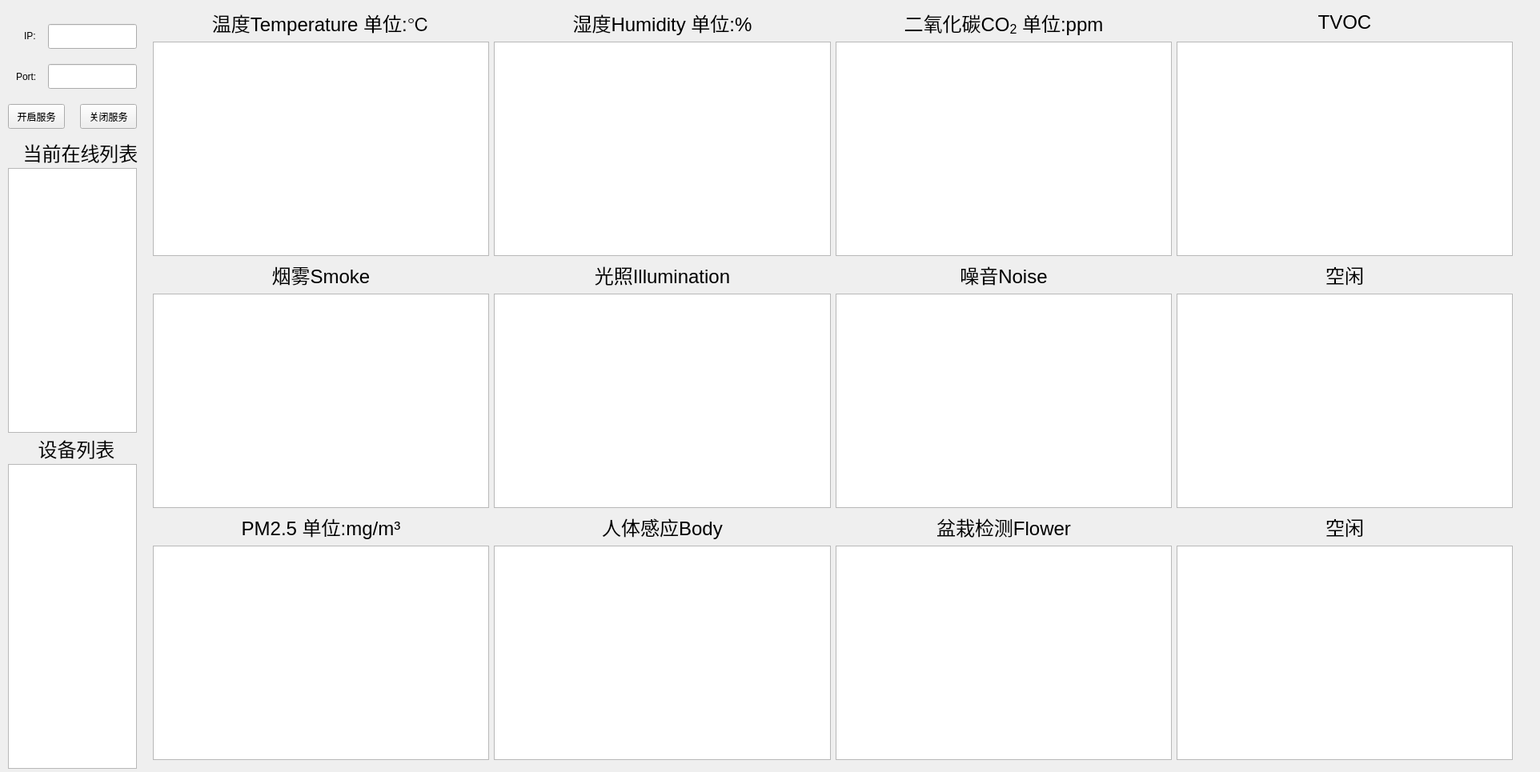
<?xml version="1.0" encoding="UTF-8"?>
<ui version="4.0">
 <class>MainWindow</class>
 <widget class="QMainWindow" name="MainWindow">
  <property name="geometry">
   <rect>
    <x>0</x>
    <y>0</y>
    <width>1924</width>
    <height>965</height>
   </rect>
  </property>
  <property name="windowTitle">
   <string>MainWindow</string>
  </property>
  <widget class="QWidget" name="centralWidget">
   <widget class="QLineEdit" name="ld_ip">
    <property name="geometry">
     <rect>
      <x>60</x>
      <y>30</y>
      <width>111</width>
      <height>31</height>
     </rect>
    </property>
   </widget>
   <widget class="QLabel" name="label">
    <property name="geometry">
     <rect>
      <x>30</x>
      <y>30</y>
      <width>31</width>
      <height>31</height>
     </rect>
    </property>
    <property name="text">
     <string>&lt;html&gt;&lt;head/&gt;&lt;body&gt;&lt;p&gt;IP:&lt;/p&gt;&lt;/body&gt;&lt;/html&gt;</string>
    </property>
   </widget>
   <widget class="QLabel" name="label_2">
    <property name="geometry">
     <rect>
      <x>20</x>
      <y>80</y>
      <width>41</width>
      <height>31</height>
     </rect>
    </property>
    <property name="text">
     <string>Port:</string>
    </property>
   </widget>
   <widget class="QLineEdit" name="ld_port">
    <property name="geometry">
     <rect>
      <x>60</x>
      <y>80</y>
      <width>111</width>
      <height>31</height>
     </rect>
    </property>
   </widget>
   <widget class="QPushButton" name="pbtn_start">
    <property name="geometry">
     <rect>
      <x>10</x>
      <y>130</y>
      <width>71</width>
      <height>31</height>
     </rect>
    </property>
    <property name="text">
     <string>开启服务</string>
    </property>
   </widget>
   <widget class="QPushButton" name="pbtn_stop">
    <property name="geometry">
     <rect>
      <x>100</x>
      <y>130</y>
      <width>71</width>
      <height>31</height>
     </rect>
    </property>
    <property name="text">
     <string>关闭服务</string>
    </property>
   </widget>
   <widget class="QTableWidget" name="tw_online">
    <property name="geometry">
     <rect>
      <x>10</x>
      <y>210</y>
      <width>161</width>
      <height>331</height>
     </rect>
    </property>
   </widget>
   <widget class="QTableWidget" name="tw_equipment">
    <property name="geometry">
     <rect>
      <x>10</x>
      <y>580</y>
      <width>161</width>
      <height>381</height>
     </rect>
    </property>
   </widget>
   <widget class="QLabel" name="label_3">
    <property name="geometry">
     <rect>
      <x>10</x>
      <y>170</y>
      <width>181</width>
      <height>41</height>
     </rect>
    </property>
    <property name="text">
     <string>&lt;html&gt;&lt;head/&gt;&lt;body&gt;&lt;p align=&quot;center&quot;&gt;&lt;span style=&quot; font-size:18pt;&quot;&gt;当前在线列表&lt;/span&gt;&lt;/p&gt;&lt;/body&gt;&lt;/html&gt;</string>
    </property>
   </widget>
   <widget class="QLabel" name="label_5">
    <property name="geometry">
     <rect>
      <x>10</x>
      <y>540</y>
      <width>171</width>
      <height>41</height>
     </rect>
    </property>
    <property name="text">
     <string>&lt;html&gt;&lt;head/&gt;&lt;body&gt;&lt;p align=&quot;center&quot;&gt;&lt;span style=&quot; font-size:18pt;&quot;&gt;设备列表&lt;/span&gt;&lt;/p&gt;&lt;/body&gt;&lt;/html&gt;</string>
    </property>
   </widget>
   <widget class="QWidget" name="layoutWidget">
    <property name="geometry">
     <rect>
      <x>180</x>
      <y>0</y>
      <width>1721</width>
      <height>961</height>
     </rect>
    </property>
    <layout class="QGridLayout" name="gridLayout">
     <item row="0" column="0">
      <widget class="QLabel" name="label_4">
       <property name="text">
        <string>&lt;html&gt;&lt;head/&gt;&lt;body&gt;&lt;p align=&quot;center&quot;&gt;&lt;span style=&quot; font-size:18pt;&quot;&gt;温度Temperature 单位:℃&lt;/span&gt;&lt;/p&gt;&lt;/body&gt;&lt;/html&gt;</string>
       </property>
      </widget>
     </item>
     <item row="0" column="1">
      <widget class="QLabel" name="label_6">
       <property name="text">
        <string>&lt;html&gt;&lt;head/&gt;&lt;body&gt;&lt;p align=&quot;center&quot;&gt;&lt;span style=&quot; font-size:18pt;&quot;&gt;湿度Humidity 单位:%&lt;/span&gt;&lt;/p&gt;&lt;/body&gt;&lt;/html&gt;</string>
       </property>
      </widget>
     </item>
     <item row="0" column="2">
      <widget class="QLabel" name="label_18">
       <property name="text">
        <string>&lt;html&gt;&lt;head/&gt;&lt;body&gt;&lt;p align=&quot;center&quot;&gt;&lt;span style=&quot; font-size:18pt;&quot;&gt;二氧化碳CO&lt;/span&gt;&lt;span style=&quot; font-size:18pt; vertical-align:sub;&quot;&gt;2&lt;/span&gt;&lt;span style=&quot; font-size:18pt;&quot;&gt; 单位:ppm&lt;/span&gt;&lt;/p&gt;&lt;/body&gt;&lt;/html&gt;</string>
       </property>
      </widget>
     </item>
     <item row="0" column="3">
      <widget class="QLabel" name="label_22">
       <property name="text">
        <string>&lt;html&gt;&lt;head/&gt;&lt;body&gt;&lt;p align=&quot;center&quot;&gt;&lt;span style=&quot; font-size:18pt;&quot;&gt;TVOC&lt;/span&gt;&lt;/p&gt;&lt;/body&gt;&lt;/html&gt;</string>
       </property>
      </widget>
     </item>
     <item row="1" column="0">
      <widget class="QTableWidget" name="tw_temperature"/>
     </item>
     <item row="1" column="1">
      <widget class="QTableWidget" name="tw_humidity"/>
     </item>
     <item row="1" column="2">
      <widget class="QTableWidget" name="tw_CO2"/>
     </item>
     <item row="1" column="3">
      <widget class="QTableWidget" name="tw_tvoc"/>
     </item>
     <item row="2" column="0">
      <widget class="QLabel" name="label_10">
       <property name="text">
        <string>&lt;html&gt;&lt;head/&gt;&lt;body&gt;&lt;p align=&quot;center&quot;&gt;&lt;span style=&quot; font-size:18pt;&quot;&gt;烟雾Smoke&lt;/span&gt;&lt;/p&gt;&lt;/body&gt;&lt;/html&gt;</string>
       </property>
      </widget>
     </item>
     <item row="2" column="1">
      <widget class="QLabel" name="label_7">
       <property name="text">
        <string>&lt;html&gt;&lt;head/&gt;&lt;body&gt;&lt;p align=&quot;center&quot;&gt;&lt;span style=&quot; font-size:18pt;&quot;&gt;光照Illumination&lt;/span&gt;&lt;/p&gt;&lt;/body&gt;&lt;/html&gt;</string>
       </property>
      </widget>
     </item>
     <item row="2" column="2">
      <widget class="QLabel" name="label_17">
       <property name="text">
        <string>&lt;html&gt;&lt;head/&gt;&lt;body&gt;&lt;p align=&quot;center&quot;&gt;&lt;span style=&quot; font-size:18pt;&quot;&gt;噪音Noise&lt;/span&gt;&lt;/p&gt;&lt;/body&gt;&lt;/html&gt;</string>
       </property>
      </widget>
     </item>
     <item row="2" column="3">
      <widget class="QLabel" name="label_20">
       <property name="text">
        <string>&lt;html&gt;&lt;head/&gt;&lt;body&gt;&lt;p align=&quot;center&quot;&gt;&lt;span style=&quot; font-size:18pt;&quot;&gt;空闲&lt;/span&gt;&lt;/p&gt;&lt;/body&gt;&lt;/html&gt;</string>
       </property>
      </widget>
     </item>
     <item row="3" column="0">
      <widget class="QTableWidget" name="tw_smoke"/>
     </item>
     <item row="3" column="1">
      <widget class="QTableWidget" name="tw_illumination"/>
     </item>
     <item row="3" column="2">
      <widget class="QTableWidget" name="tw_noise"/>
     </item>
     <item row="3" column="3">
      <widget class="QTableWidget" name="tw_free_2"/>
     </item>
     <item row="4" column="0">
      <widget class="QLabel" name="label_8">
       <property name="text">
        <string>&lt;html&gt;&lt;head/&gt;&lt;body&gt;&lt;p align=&quot;center&quot;&gt;&lt;span style=&quot; font-size:18pt;&quot;&gt;PM2.5 单位:mg/m³&lt;/span&gt;&lt;/p&gt;&lt;/body&gt;&lt;/html&gt;</string>
       </property>
      </widget>
     </item>
     <item row="4" column="1">
      <widget class="QLabel" name="label_9">
       <property name="text">
        <string>&lt;html&gt;&lt;head/&gt;&lt;body&gt;&lt;p align=&quot;center&quot;&gt;&lt;span style=&quot; font-size:18pt;&quot;&gt;人体感应Body&lt;/span&gt;&lt;/p&gt;&lt;/body&gt;&lt;/html&gt;</string>
       </property>
      </widget>
     </item>
     <item row="4" column="2">
      <widget class="QLabel" name="label_19">
       <property name="text">
        <string>&lt;html&gt;&lt;head/&gt;&lt;body&gt;&lt;p align=&quot;center&quot;&gt;&lt;span style=&quot; font-size:18pt;&quot;&gt;盆栽检测Flower&lt;/span&gt;&lt;/p&gt;&lt;/body&gt;&lt;/html&gt;</string>
       </property>
      </widget>
     </item>
     <item row="4" column="3">
      <widget class="QLabel" name="label_21">
       <property name="text">
        <string>&lt;html&gt;&lt;head/&gt;&lt;body&gt;&lt;p align=&quot;center&quot;&gt;&lt;span style=&quot; font-size:18pt;&quot;&gt;空闲&lt;/span&gt;&lt;/p&gt;&lt;/body&gt;&lt;/html&gt;</string>
       </property>
      </widget>
     </item>
     <item row="5" column="0">
      <widget class="QTableWidget" name="tw_PM2_5"/>
     </item>
     <item row="5" column="1">
      <widget class="QTableWidget" name="tw_body"/>
     </item>
     <item row="5" column="2">
      <widget class="QTableWidget" name="tw_flower"/>
     </item>
     <item row="5" column="3">
      <widget class="QTableWidget" name="tw_free_3"/>
     </item>
    </layout>
   </widget>
  </widget>
 </widget>
 <layoutdefault spacing="6" margin="11"/>
 <resources/>
 <connections/>
</ui>
